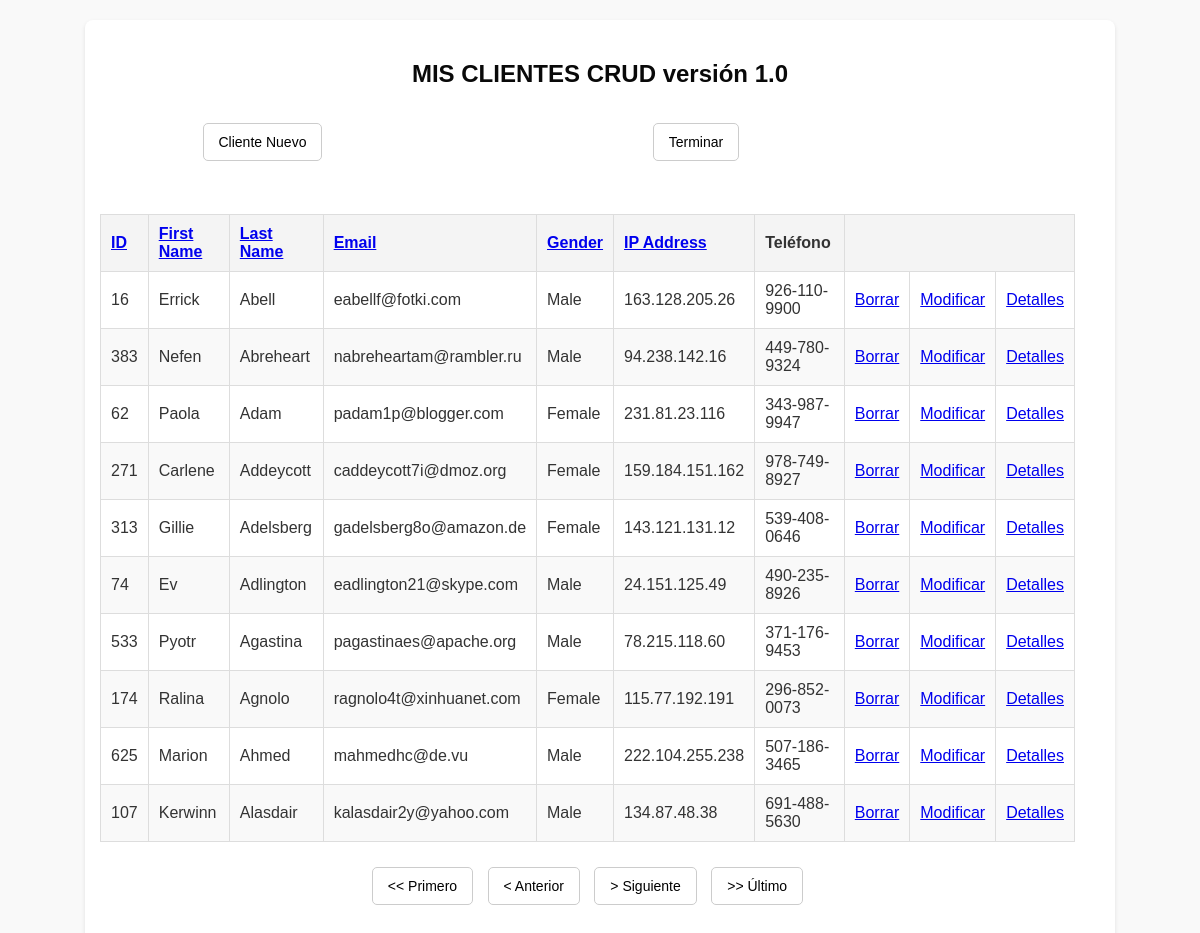
The page /index.php?filtrar=last_name (signed in) on the database its author committed.
### tables this page shows
create table clientes (
	id INT(8) auto_increment not null,
	first_name VARCHAR(50),
	last_name VARCHAR(50),
	email VARCHAR(50),
	gender VARCHAR(50),
	ip_address VARCHAR(20),
	telefono VARCHAR(50),
	CONSTRAINT pk_usuarios PRIMARY KEY(id)
);

### app/models/AccesoDatosPDO.php (called while the page is built, shortened)
<?php
class AccesoDatosPDO
{
    private static $modelo = null;
    private $dbh = null;
    public static function getModelo()
    {
        if (self::$modelo == null) {
            self::$modelo = new AccesoDatosPDO();
        }
        return self::$modelo;
    }
    private function __construct()
    {
        try {
            $dsn = "mysql:host=" . DB_SERVER . ";dbname=" . DATABASE . ";charset=utf8";
            $this->dbh = new PDO($dsn, DB_USER, DB_PASSWD);
            $this->dbh->setAttribute(PDO::ATTR_ERRMODE, PDO::ERRMODE_EXCEPTION);
        } catch (PDOException $e) {
            echo "Error de conexión " . $e->getMessage();
            exit();
        }
    }
    public function getClientes($primero, $cuantos, $filtro): array
    {
        $tuser = [];
        $stmt_usuarios  = $this->dbh->prepare("select * from clientes " . $filtro . " limit $primero,$cuantos");
        $stmt_usuarios->setFetchMode(PDO::FETCH_CLASS, 'Cliente');
        if ($stmt_usuarios->execute()) {
            while ($user = $stmt_usuarios->fetch()) {
                $tuser[] = $user;
            }
        }
        return $tuser;
    }
}

### app/models/Cliente.php (called while the page is built, shortened)
<?php
class Cliente {
   function __get($name)
   {
       if ( property_exists($this,$name)){
           return $this->$name;
       }
   }
}

### app/views/list.php (the view)
<form>
    <table>
        <tr>
            <td style="border: none !important;">
                <button type="submit" name="orden" value="Nuevo" <?= $_SESSION['rol'] === 0 ? 'style="display: none;"' : '' ?>> Cliente Nuevo </button><br>
            </td>
            <td style="border: none !important;">
                <button type="submit" name="orden" value="Terminar"> Terminar </button>
            </td>
        </tr>
    </table>
</form>
<br>
<table>
    <thead>
        <tr>
            <th><a href="?filtrar=id">ID</a></th>
            <th><a href="?filtrar=first_name">First Name</a></th>
            <th><a href="?filtrar=last_name">Last Name</a></th>
            <th><a href="?filtrar=email">Email</a></th>
            <th><a href="?filtrar=gender">Gender</a></th>
            <th><a href="?filtrar=ip">IP Address</a></th>
            <th>Teléfono</th>
            <th colspan="3"></th>
        </tr>
    </thead>
    <tbody>
        <?php foreach ($tclientes as $cli): ?>
            <tr>
                <td><?= $cli->id ?> </td>
                <td><?= $cli->first_name ?> </td>
                <td><?= $cli->last_name ?> </td>
                <td><?= $cli->email ?> </td>
                <td><?= $cli->gender ?> </td>
                <td><?= $cli->ip_address ?> </td>
                <td><?= $cli->telefono ?> </td>
                <td <?= $_SESSION['rol'] === 0 ? 'style="display: none;"' : '' ?>><a href="#" onclick="confirmarBorrar('<?= $cli->first_name ?>','<?= $cli->id ?>');"  >Borrar</a></td>
                <td <?= $_SESSION['rol'] === 0 ? 'style="display: none;"' : '' ?>><a href="?orden=Modificar&id=<?= $cli->id ?>"  >Modificar</a></td>
                <td><a href="?orden=Detalles&id=<?= $cli->id ?>">Detalles</a></td>
            </tr>
        <?php endforeach; ?>
    </tbody>
</table>
<form>
    <button name="nav" value="Primero"><< Primero </button>
    <button name="nav" value="Anterior">< Anterior </button>
    <button name="nav" value="Siguiente"> > Siguiente </button>
    <button name="nav" value="Ultimo"> >> Último </button>
</form>

### web/css/default.css (style rules this page uses)
body { font-family: Arial, sans-serif; margin: 0; padding: 0; background-color: #f9f9f9; color: #333; }
table { width: 100%; border-collapse: collapse; margin-bottom: 20px; }
th, td { border: 1px solid #ddd; padding: 10px; text-align: left; }
th { background-color: #f4f4f4; font-weight: bold; }
tr:nth-child(even) { background-color: #f9f9f9; }
form { text-align: center; }
button { padding: 10px 15px; margin: 5px; border: 1px solid #ccc; border-radius: 5px; background-color: #ffffff; cursor: pointer; font-size: 14px; transition: background-color 0.3s; }
form { width: 800px; margin: 0 auto; }

### rows shown on the page
clientes: id "16", first_name "Errick", last_name "Abell", email "eabellf@fotki.com", gender "Male", ip_address "163.128.205.26", telefono "926-110-9900"
clientes: id "383", first_name "Nefen", last_name "Abreheart", email "nabreheartam@rambler.ru", gender "Male", ip_address "94.238.142.16", telefono "449-780-9324"
clientes: id "62", first_name "Paola", last_name "Adam", email "padam1p@blogger.com", gender "Female", ip_address "231.81.23.116", telefono "343-987-9947"
clientes: id "271", first_name "Carlene", last_name "Addeycott", email "caddeycott7i@dmoz.org", gender "Female", ip_address "159.184.151.162", telefono "978-749-8927"
clientes: id "313", first_name "Gillie", last_name "Adelsberg", email "gadelsberg8o@amazon.de", gender "Female", ip_address "143.121.131.12", telefono "539-408-0646"
clientes: id "74", first_name "Ev", last_name "Adlington", email "eadlington21@skype.com", gender "Male", ip_address "24.151.125.49", telefono "490-235-8926"
clientes: id "533", first_name "Pyotr", last_name "Agastina", email "pagastinaes@apache.org", gender "Male", ip_address "78.215.118.60", telefono "371-176-9453"
clientes: id "174", first_name "Ralina", last_name "Agnolo", email "ragnolo4t@xinhuanet.com", gender "Female", ip_address "115.77.192.191", telefono "296-852-0073"
clientes: id "625", first_name "Marion", last_name "Ahmed", email "mahmedhc@de.vu", gender "Male", ip_address "222.104.255.238", telefono "507-186-3465"
clientes: id "107", first_name "Kerwinn", last_name "Alasdair", email "kalasdair2y@yahoo.com", gender "Male", ip_address "134.87.48.38", telefono "691-488-5630"
